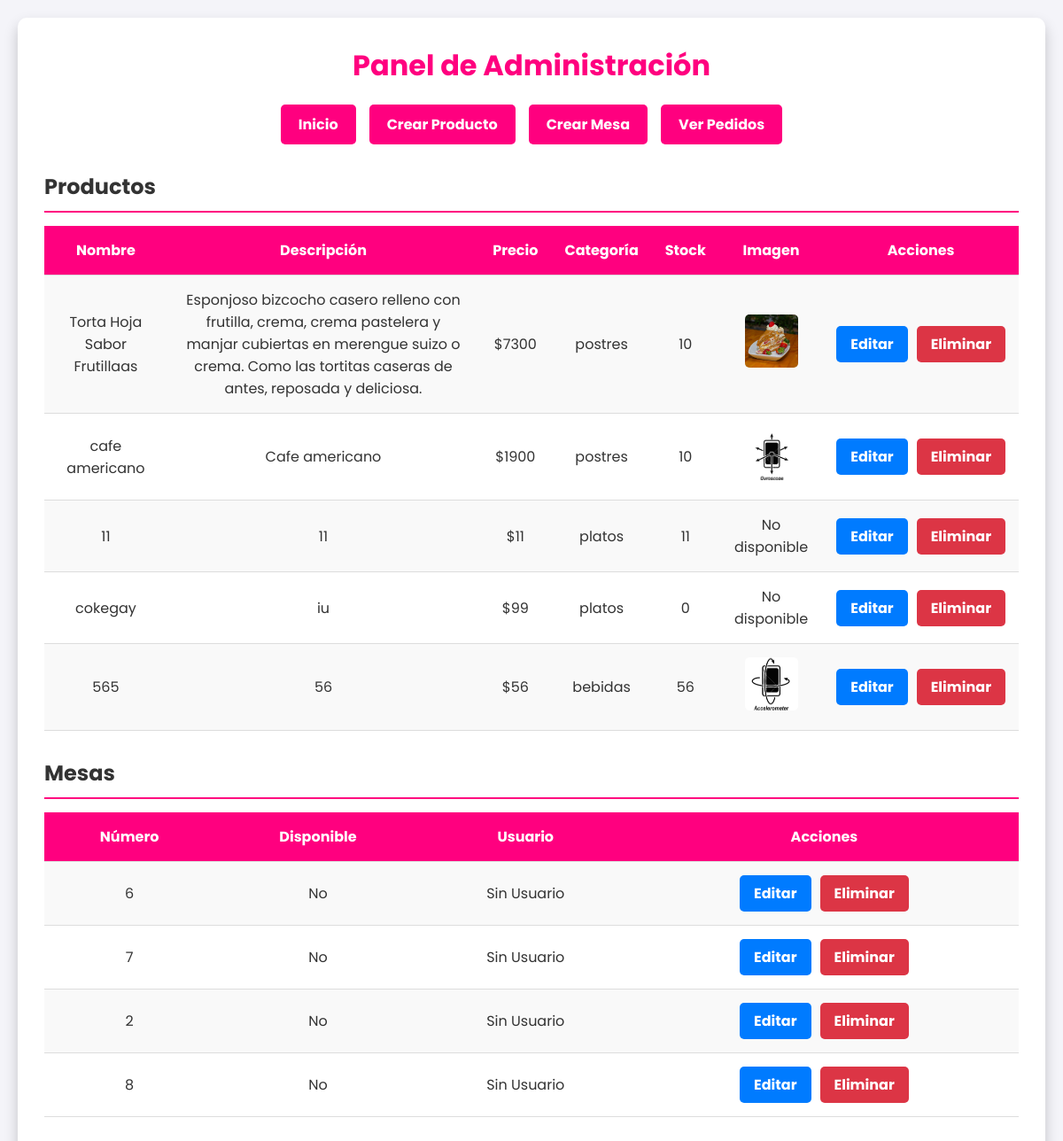
The page /admin_home/ on the database its author committed.
### sistema_pedidos/models.py (models this page shows, shortened)
class Producto(models.Model):
    nombre = models.CharField(max_length=100)
    descripcion = models.TextField(blank=True, null=True)
    precio = models.DecimalField(max_digits=10, decimal_places=2)
    categoria = models.CharField(
        max_length=50,
        choices=[('bebidas', 'Bebidas'), ('postres', 'Postres'), ('platos', 'Platos')]
    )
    stock = models.PositiveIntegerField(default=0)
    imagen = models.ImageField(upload_to='productos/', blank=True, null=True)  # Campo para imagen

class Mesa(models.Model):
    numero = models.PositiveIntegerField(unique=True)  # Número de la mesa, debe ser único
    usuario = models.OneToOneField(User, on_delete=models.CASCADE, null=True, blank=True)  # Usuario asociado a la mesa, puede ser nulo

### sistema_pedidos/views.py (the view)
# urls.py: path('admin_home/', views.admin_home, name='admin_home'),
def admin_home(request):
    productos = Producto.objects.all()  # Consulta para obtener todos los productos
    mesas = Mesa.objects.all()  # Consulta para obtener todas las mesas
    return render(request, 'admin_home.html', {'productos': productos, 'mesas': mesas})

### sistema_pedidos/templates/admin_home.html (shortened to what this page needs)
<!DOCTYPE html>
<html lang="es">
<head>
</head>
<body>
    <div class="container">
        <h2>Panel de Administración</h2>
        <div class="nav-menu">
            <a href="{% url 'admin_home' %}">Inicio</a>
            <a href="{% url 'crear_producto' %}">Crear Producto</a>
            <a href="{% url 'crear_mesa' %}">Crear Mesa</a>
            <a href="{% url 'ver_pedidos' %}">Ver Pedidos</a>
        </div>
        <h3>Productos</h3>
        <table>
            <tr>
                <th>Nombre</th>
                <th>Descripción</th>
                <th>Precio</th>
                <th>Categoría</th>
                <th>Stock</th>
                <th>Imagen</th>
                <th>Acciones</th>
            </tr>
            {% for producto in productos %}
            <tr>
                <td>{{ producto.nombre }}</td>
                <td>{{ producto.descripcion }}</td>
                <td>${{ producto.precio }}</td>
                <td>{{ producto.categoria }}</td>
                <td>{{ producto.stock }}</td>
                <td>
                    {% if producto.imagen %}
                        <img src="{{ producto.imagen.url }}" alt="{{ producto.nombre }}" class="product-img">
                    {% else %}
                        No disponible
                    {% endif %}
                </td>
                <td>
                    <div class="action-buttons">
                        <a href="{% url 'editar_producto' producto.id %}" class="btn btn-edit">Editar</a>
                        <a href="{% url 'eliminar_producto' producto.id %}" class="btn btn-delete" onclick="return confirm('¿Seguro que quieres eliminar este producto?')">Eliminar</a>
                    </div>
                </td>
            </tr>
            {% endfor %}
        </table>
        <h3>Mesas</h3>
        <table>
            <tr>
                <th>Número</th>
                <th>Disponible</th>
                <th>Usuario</th>
                <th>Acciones</th>
            </tr>
            {% for mesa in mesas %}
            <tr>
                <td>{{ mesa.numero }}</td>
                <td>{% if mesa.disponible %}Sí{% else %}No{% endif %}</td>
                <td>
                    {% if mesa.usuario %}
                        {{ mesa.usuario.username }}
                    {% else %}
                        Sin Usuario
                    {% endif %}
                </td>
                <td>
                    <div class="action-buttons">
                        <a href="{% url 'editar_mesa' mesa.id %}" class="btn btn-edit">Editar</a>
                        <a href="{% url 'eliminar_mesa' mesa.id %}" class="btn btn-delete" onclick="return confirm('¿Seguro que quieres eliminar esta mesa?')">Eliminar</a>
                    </div>
                </td>
            </tr>
            {% endfor %}
        </table>
    </div>
</body>
</html>

### sistema_pedidos/templates/admin_home.html (style rules this page uses)
* { margin: 0; padding: 0; box-sizing: border-box; font-family: 'Poppins', sans-serif; }
body { font-family: 'Arial', sans-serif; background-color: #f4f4f9; color: #333; display: flex; justify-content: center; align-items: center; min-height: 100vh; padding: 20px; }
.container { width: 100%; max-width: 1200px; background-color: #fff; padding: 30px; border-radius: 10px; box-shadow: 0 8px 16px rgba(0, 0, 0, 0.2); }
h2 { font-size: 2em; color: #ff007f; text-align: center; margin-bottom: 20px; font-weight: bold; }
.nav-menu { display: flex; justify-content: center; gap: 15px; margin-bottom: 30px; }
.nav-menu a { padding: 10px 20px; background-color: #ff007f; color: white; font-weight: bold; text-decoration: none; border-radius: 5px; transition: background-color 0.3s; }
h3 { font-size: 1.5em; color: #333; margin-bottom: 15px; border-bottom: 2px solid #ff007f; padding-bottom: 10px; font-weight: bold; }
table { width: 100%; border-collapse: collapse; margin-bottom: 30px; font-size: 1em; }
th, td { padding: 15px; text-align: center; border-bottom: 1px solid #ddd; vertical-align: middle; }
th { background-color: #ff007f; color: white; font-weight: bold; }
tr:nth-child(even) { background-color: #f9f9f9; }
.product-img { width: 60px; height: 60px; border-radius: 5px; object-fit: cover; }
.btn { display: inline-block; padding: 8px 16px; border-radius: 5px; font-weight: bold; text-align: center; text-decoration: none; transition: background-color 0.3s ease; color: white; cursor: pointer; border: none; }
.btn-edit { background-color: #007bff; }
.btn-delete { background-color: #dc3545; }
.action-buttons { display: flex; gap: 10px; justify-content: center; align-items: center; }

### rows shown on the page
Producto: nombre "Torta Hoja Sabor Frutillaas", descripcion "Esponjoso bizcocho casero relleno con frutilla, crema, crema pastelera y manjar cubiertas en merengue suizo o crema. Como las tortitas caseras de antes, reposada y deliciosa.", precio "7300", categoria "postres", stock "10", imagen (picture)
Producto: nombre "cafe americano", descripcion "Cafe americano", precio "1900", categoria "postres", stock "10", imagen (picture)
Producto: nombre "11", descripcion "11", precio "11", categoria "platos", stock "11", imagen "No disponible"
Producto: nombre "cokegay", descripcion "iu", precio "99", categoria "platos", stock "0", imagen "No disponible"
Producto: nombre "565", descripcion "56", precio "56", categoria "bebidas", stock "56", imagen (picture)
Mesa: numero "6", shows "Sin Usuario"
Mesa: numero "7", shows "Sin Usuario"
Mesa: numero "2", shows "Sin Usuario"
Mesa: numero "8", shows "Sin Usuario"
